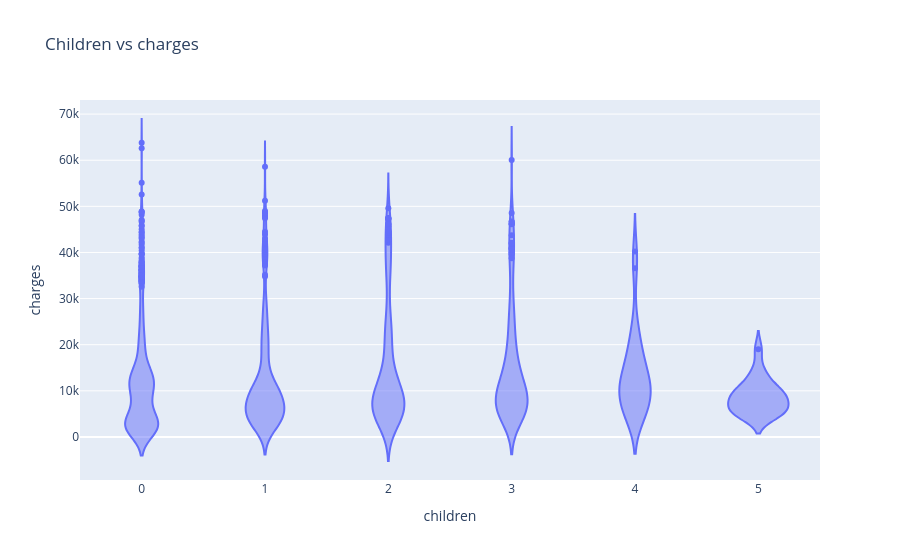

Source (notebook cell):
### Code cell
px.violin(medical_df, #violin : as a combination of a box plot + distribution shape.
          x='children',
          y='charges',
          title='Children vs charges')
# For each number of children, show the distribution of medical charges.
# Violin shape → distribution of charges for that number of children

# Wider part → many observations have charges around that value
# Narrower part → fewer observations
# Long shape → values are spread over a larger range
# Short shape → values are concentrated in a smaller range

### Figure 1 — Plotly figure (JSON) as saved in the notebook; plotly's stock layout.template omitted (floating-point values rounded to 4 significant figures; data arrays with more than 128 entries replaced by an {"elided": "..."} marker saying what was removed)
{"data": [{"alignmentgroup": "True", "box": {"visible": false}, "hovertemplate": "children=%{x}<br>charges=%{y}<extra></extra>", "legendgroup": "", "marker": {"color": "#636efa"}, "name": "", "offsetgroup": "", "orientation": "v", "scalegroup": "True", "showlegend": false, "type": "violin", "x": {"elided": "1338 int values"}, "x0": " ", "xaxis": "x", "y": {"elided": "1338 float values"}, "y0": " ", "yaxis": "y"}], "layout": {"legend": {"tracegroupgap": 0}, "title": {"text": "Children vs charges"}, "violinmode": "group", "xaxis": {"anchor": "y", "domain": [0, 1], "title": {"text": "children"}}, "yaxis": {"anchor": "x", "domain": [0, 1], "title": {"text": "charges"}}}}
